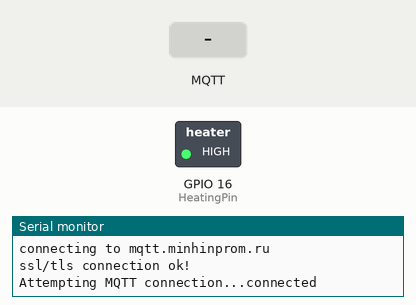
Simulated run of this sketch. Board: ESP8266 (NodeMCU). Parts: switched loads named in the sketch (green lamp = pin HIGH), the last lines printed to the serial monitor. The test bench sets the inputs (shaded band). WiFi joins after 1.5 s; servers stay silent unless stated; the local clock reads 2024-03-15 10:24:30 at power-on unless the sketch sets it; no MQTT or app messages arrive unless stated.

Above: at 2.9 s.
3.0 s: MQTT message "1" arrives on the first subscribed topic
At 4.2 s:
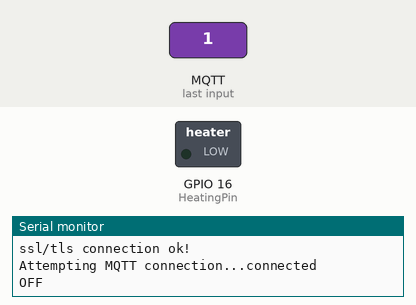
4.5 s: MQTT message "ON" arrives on the first subscribed topic
At 5.4 s:
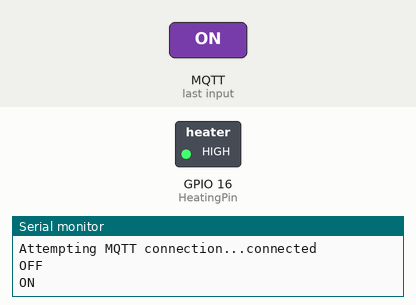
6.0 s: MQTT message "0" arrives on the first subscribed topic
At 6.5 s:
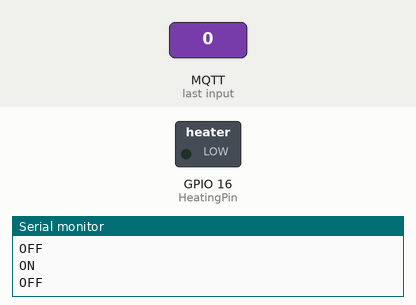
Timing chart, 0 to 9.0 s (numbered marks = the images above; inputs shaded):
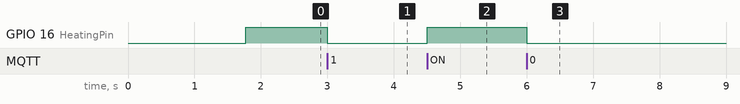

The sketch:

esp_mqtt.ino
```cpp
#include <ESP8266WiFi.h>
#include <WiFiClientSecure.h>
#include <PubSubClient.h>

#include "mhp_ca_cert.h"

// Update these with values suitable for your network.
const char* ssid = "MHP-IOT";
const char* password = "I@T_5ec(())ndary";
const char* mqtt_server = "mqtt.minhinprom.ru";

// Login and password are same. They will be same with an access key
const char* mqtt_login = "CBJBVC5blA3FLHYvfqDHSU8iIeaGK0A";
const char* mqtt_passw = "CBJBVC5blA3FLHYvfqDHSU8iIeaGK0A";
const char* mqtt_in_topic = "CBJBVC5blA3FLHYvfqDHSU8iIeaGK0A-relay-in";

WiFiClientSecure wifiClient;
PubSubClient client(mqtt_server, 8883, wifiClient);

X509List cert(trust_mhp_root);

int HeatingPin = 16;
String switch1;
String strTopic;
String strPayload;

void setup_wifi() {

  delay(10);
  // We start by connecting to a WiFi network
  Serial.println();
  Serial.print("Connecting to ");
  Serial.println(ssid);

  WiFi.begin(ssid, password);

  while (WiFi.status() != WL_CONNECTED)
  {
    delay(500);
    Serial.print(".");
  }

  Serial.println("");
  Serial.println("WiFi connected");
  Serial.println("IP address: ");
  Serial.println(WiFi.localIP());
}

void callback(char* topic, byte* payload, unsigned int length) {
  payload[length] = '\0';
  strTopic = String((char*)topic);

  switch1 = String((char*)payload);
  if(switch1 == "ON")
    {
      Serial.println("ON");
      digitalWrite(HeatingPin, HIGH);
    }
  else
    {
      Serial.println("OFF");
      digitalWrite(HeatingPin, LOW);
    }
}

void connecttls() {
  // Use WiFiClientSecure class to create TLS connection
  Serial.print("connecting to ");
  Serial.println(mqtt_server);
  wifiClient.setTrustAnchors(&cert);
  if (!wifiClient.connect(mqtt_server, 8883)) {
    Serial.println("connection failed");
    return;
  }
  else {
    Serial.println("ssl/tls connection ok!");
    reconnect();
  }
}

void reconnect() {
  // Loop until we're reconnected
  while (!client.connected()) {
    Serial.print("Attempting MQTT connection...");
    // Attempt to connect
    if (client.connect("esp8266_iot", mqtt_login, mqtt_passw)) {
      Serial.println("connected");
      // Once connected, publish an announcement...
      client.subscribe(mqtt_in_topic);
    } else {
      Serial.print("failed, rc=");
      Serial.print(client.state());
      Serial.println(" try again in 5 seconds");
      // Wait 5 seconds before retrying
      delay(5000);
    }
  }
}

void setup()
{
  Serial.begin(115200);
  setup_wifi();

  // Set time for TLS verification
  configTime(3 * 3600, 0, "ntp1.stratum1.ru");

  Serial.print("Waiting for NTP time sync: ");
  time_t now = time(nullptr);
  while (now < 8 * 3600 * 2) {
    delay(500);
    Serial.print(".");
    now = time(nullptr);
  }
  Serial.println("");
  struct tm timeinfo;
  gmtime_r(&now, &timeinfo);
  Serial.print("Current time: ");
  Serial.print(asctime(&timeinfo));

  connecttls();
  client.setCallback(callback);

  pinMode(HeatingPin, OUTPUT);
  digitalWrite(HeatingPin, HIGH);
}

void loop()
{
  if (!client.connected()) {
    connecttls();
  }
  client.loop();
}
```

mhp_ca_cert.h
```cpp
const char* trust_mhp_root PROGMEM = "-----BEGIN CERTIFICA"
   "TE-----\r\n"
   "MIIEMzCCAxugAwIBAgIU"
   "Pfhg655i+/bOsr73p5CH"
   "1afPIlcwDQYJKoZIhvcN"
   "AQEL\r\n"
   "BQAwgagxCzAJBgNVBAYT"
   "AlJVMQ8wDQYDVQQIDAZS"
   "dXNzaWExDzANBgNVBAcM"
   "Bk1v\r\n"
   "c2NvdzETMBEGA1UECgwK"
   "TWluSGluUHJvbTEiMCAG"
   "A1UECwwZTG9jYWwgTmV0"
   "d29y\r\n"
   "ayBEZXZlbG9wbWVudDEb"
   "MBkGA1UEAwwSc2VydmVy"
   "Lm1pbmhpbmxvY2FsMSEw"
   "HwYJ\r\n"
   "KoZIhvcNAQkBFhJtZUBr"
   "YWx1Z2ludmxhZC5jb20w"
   "HhcNMjAwNzE2MDYyMTQw"
   "WhcN\r\n"
   "MjUxMDIzMDYyMTQwWjCB"
   "qDELMAkGA1UEBhMCUlUx"
   "DzANBgNVBAgMBlJ1c3Np"
   "YTEP\r\n"
   "MA0GA1UEBwwGTW9zY293"
   "MRMwEQYDVQQKDApNaW5I"
   "aW5Qcm9tMSIwIAYDVQQL"
   "DBlM\r\n"
   "b2NhbCBOZXR3b3JrIERl"
   "dmVsb3BtZW50MRswGQYD"
   "VQQDDBJzZXJ2ZXIubWlu"
   "aGlu\r\n"
   "bG9jYWwxITAfBgkqhkiG"
   "9w0BCQEWEm1lQGthbHVn"
   "aW52bGFkLmNvbTCCASIw"
   "DQYJ\r\n"
   "KoZIhvcNAQEBBQADggEP"
   "ADCCAQoCggEBAOivlTgh"
   "WRQYAfQiC6eFNPi/PrFf"
   "Z+0V\r\n"
   "mHtNDDP9tf/mVjXJuMP5"
   "on13yKW7ur95gbvLS0zj"
   "0dmc51N7ZXNNx6N9cBDP"
   "jNrX\r\n"
   "/OLnNEr924lHzlnG5eIk"
   "3W41//YLzwGJPSrpWQK0"
   "n5yn49Az0cYa0xfO9kgw"
   "of1r\r\n"
   "1NMg4Aw81C7FvJG03s76"
   "grNQjWbOLU8WMaHErKKg"
   "qMPw5N6/AvGQXBkHxG9d"
   "Ppqs\r\n"
   "zy5NIBul2dhZEdroVzxt"
   "cvokjS7nXO/ledEUw10G"
   "A3RAwGLr/ChprmcN8kIO"
   "WgWM\r\n"
   "08VP8+ynffVzvqKRIMtJ"
   "fNiYYpnKHjl4LBahySJS"
   "SbcJtZdCRqAP4jUCAwEA"
   "AaNT\r\n"
   "MFEwHQYDVR0OBBYEFHbW"
   "xVBmG/GFIf6yQyt2PZWn"
   "1TOTMB8GA1UdIwQYMBaA"
   "FHbW\r\n"
   "xVBmG/GFIf6yQyt2PZWn"
   "1TOTMA8GA1UdEwEB/wQF"
   "MAMBAf8wDQYJKoZIhvcN"
   "AQEL\r\n"
   "BQADggEBALsy5fCWq+kD"
   "m83i/8m7x4ZRS11oW2ra"
   "IdcMFFUyFHb2+TT7P9Cr"
   "vAkI\r\n"
   "o/GRWw0J/f8gve7oMX/i"
   "fQDMEdWU7n/Fv/jk7Vmp"
   "acQU5b9vBfJPQlfWMHI6"
   "HRK1\r\n"
   "9FSUg0URa/u8K090oR0L"
   "HaEtWWdGBFMtFBDFDgJy"
   "LKUbs1K/6ATweIpKe3dA"
   "3nnr\r\n"
   "d342hUdv9/oElqbHMNlU"
   "Mn8YuvS3wMVoXE1KUQkf"
   "qxjbZq1vAV73ejsyo+Mj"
   "qovW\r\n"
   "Ck45nEpfwTXc0IFfZ8lN"
   "4xISQvBqBOIjNOUazvhR"
   "vk6kffGPm+WzQTzdaQCD"
   "DUJR\r\n"
   "lU40balDpUyl4LJ83ziS"
   "Ybn7T42BaH0=\r\n"
   "-----END CERTIFICATE"
   "-----";
```

Measured:
- after the input at 3.0 s, GPIO 16 (HeatingPin): HIGH → LOW at once
- after the input at 4.5 s, GPIO 16 (HeatingPin): LOW → HIGH at once
- after the input at 6.0 s, GPIO 16 (HeatingPin): HIGH → LOW at once
